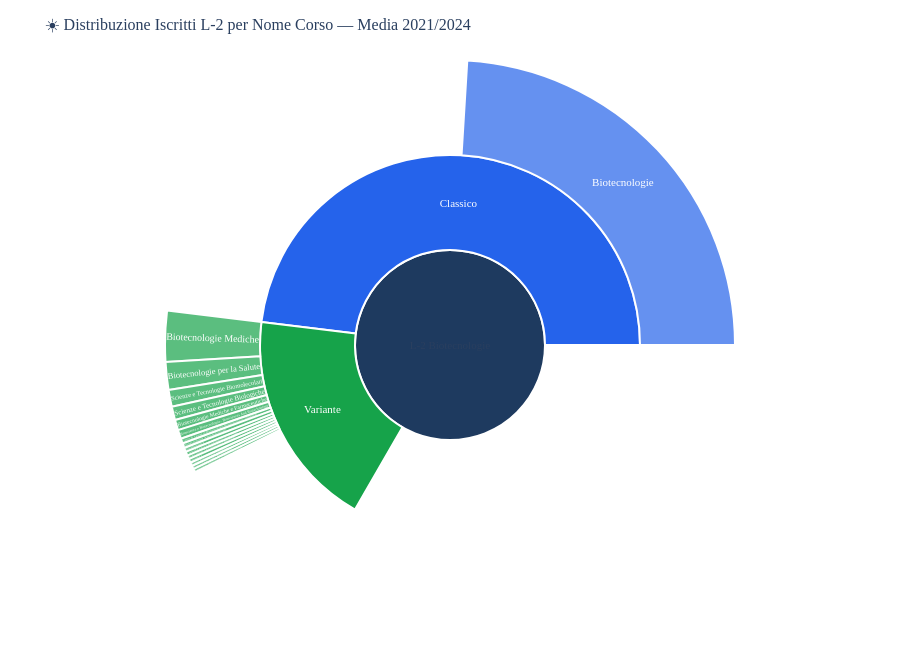

The notebook cell saved with this chart:
### Code cell
labels  = ["L-2 Biotecnologie", "Classico", "Variante"] + df_torta_agg["nome_plot"].tolist()
parents = ["", "L-2 Biotecnologie", "L-2 Biotecnologie"] + df_torta_agg["tipo"].tolist()
values  = (
    [df_torta_agg["media_iscritti"].sum(),
     df_torta_agg[df_torta_agg["tipo"]=="Classico"]["media_iscritti"].sum(),
     df_torta_agg[df_torta_agg["tipo"]=="Variante"]["media_iscritti"].sum()]
    + df_torta_agg["media_iscritti"].tolist()
)

colori_lista = (
    ["#1E3A5F", "#2563EB", "#16A34A"]
    + ["#2563EB" if t == "Classico" else "#16A34A"
       for t in df_torta_agg["tipo"]]
)

fig = go.Figure(go.Sunburst(
    labels=labels,
    parents=parents,
    values=values,
    marker=dict(colors=colori_lista, line=dict(color="white", width=2)),
    textfont=dict(size=11, family="Georgia"),
    hovertemplate="<b>%{label}</b><br>Media iscritti: %{value:.0f}<br><extra></extra>",
    branchvalues="remainder",
))

fig.update_layout(
    title="☀️ Distribuzione Iscritti L-2 per Nome Corso — Media 2021/2024",
    height=650,
    font_family="Georgia",
    title_font_size=16,
    margin=dict(l=20, r=20, t=60, b=20),
)

fig.show()

### Figure 1 — Plotly figure (JSON) as saved in the notebook; plotly's stock layout.template omitted (floating-point values rounded to 4 significant figures)
{"data": [{"branchvalues": "remainder", "hovertemplate": "<b>%{label}</b><br>Media iscritti: %{value:.0f}<br><extra></extra>", "labels": ["L-2 Biotecnologie", "Classico", "Variante", "Biotecnologie", "Biotecnologie Mediche", "Biotecnologie per la Salute", "Scienze e Tecnologie Biomolecolari", "Scienze e Tecnologie Biologiche", "Biotecnologie Mediche e Farmaceutiche", "Bioscienze e Biotecnologia - Biosciences And Biotechnology", "Corso di Laurea in Biotecnologie Biomolecolari e Industriali", "Biotecnologie Agro-Industriali", "Bioinformatics", "Corso di Laurea in Biotecnologie per la Salute", "Biotecnologie Agro-Alimentari e Industriali", "Genomics", "Ricerca Biotecnologica in Medicina", "Biotecnologie e Analisi Bioinformatiche", "Biotecnologie Industriali per Lo Sviluppo Sostenibile"], "marker": {"colors": ["#1E3A5F", "#2563EB", "#16A34A", "#2563EB", "#16A34A", "#16A34A", "#16A34A", "#16A34A", "#16A34A", "#16A34A", "#16A34A", "#16A34A", "#16A34A", "#16A34A", "#16A34A", "#16A34A", "#16A34A", "#16A34A", "#16A34A"], "line": {"color": "white", "width": 2}}, "parents": ["", "L-2 Biotecnologie", "L-2 Biotecnologie", "Classico", "Variante", "Variante", "Variante", "Variante", "Variante", "Variante", "Variante", "Variante", "Variante", "Variante", "Variante", "Variante", "Variante", "Variante", "Variante"], "textfont": {"family": "Georgia", "size": 11}, "type": "sunburst", "values": [18111, 13058, 5053, 13058, 1564, 859, 518, 414, 319, 273, 154, 148, 124, 124, 118, 118, 109, 108, 103]}], "layout": {"font": {"family": "Georgia"}, "height": 650, "margin": {"b": 20, "l": 20, "r": 20, "t": 60}, "title": {"font": {"size": 16}, "text": "☀️ Distribuzione Iscritti L-2 per Nome Corso — Media 2021/2024"}}}
